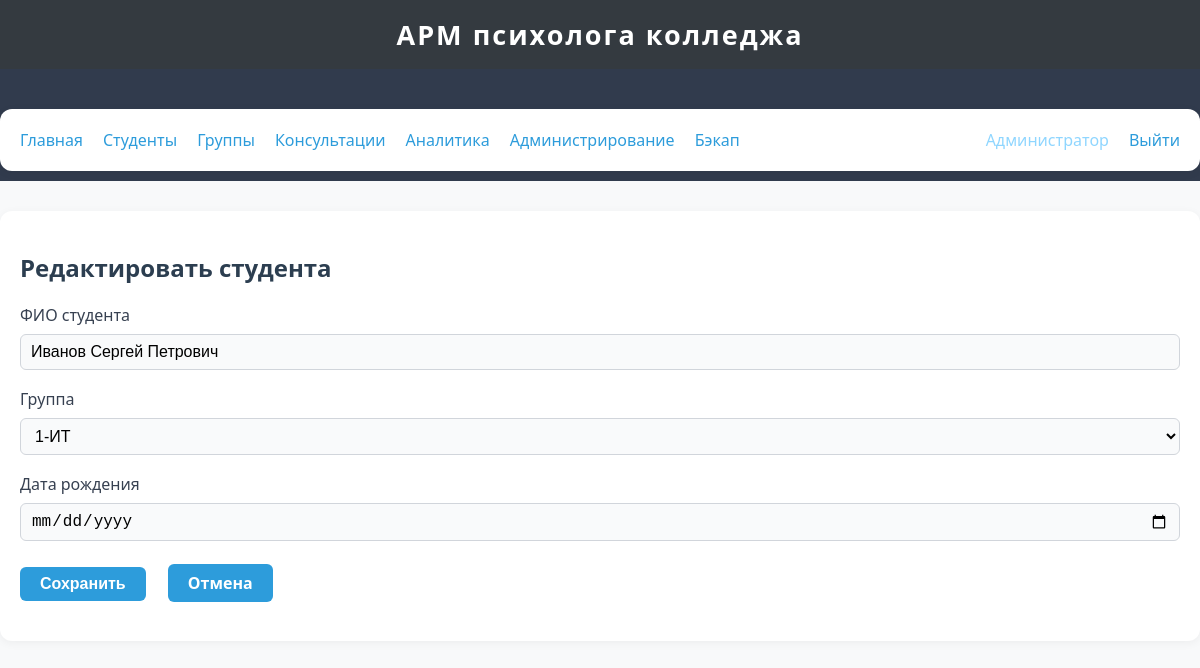
/students/edit/1 (signed in), run on the app's committed database.
### app/models.py (models this page shows, shortened)
class User(db.Model, UserMixin):
    __tablename__ = 'users'
    id = db.Column(db.Integer, primary_key=True)
    username = db.Column(db.String(64), unique=True, nullable=False)
    password_hash = db.Column(db.String(128), nullable=False)
    role = db.Column(db.String(16), nullable=False, default='psychologist')  # 'psychologist' or 'admin'
    full_name = db.Column(db.String(128), nullable=True)

class Student(db.Model):
    __tablename__ = 'students'
    id = db.Column(db.Integer, primary_key=True)
    full_name = db.Column(db.String(128), nullable=False)
    group_id = db.Column(db.Integer, db.ForeignKey('groups.id'), nullable=True)
    date_of_birth = db.Column(db.Date, nullable=True)
    consultations = db.relationship('Consultation', backref='student', lazy=True)

### app/routes/students.py (the view, shortened to what this page needs)
@students_bp.route('/edit/<int:student_id>', methods=['GET', 'POST'])
@login_required
def edit_student(student_id):
    student = Student.query.get_or_404(student_id)
    form = StudentForm(obj=student)
    groups = Group.query.all()
    form.group_id.choices = [(0, '-')] + [(g.id, g.name) for g in groups]
    return render_template('students/add_edit.html', form=form, edit=True)

### app/forms.py
class StudentForm(FlaskForm):
    full_name = StringField('ФИО студента', validators=[DataRequired(), Length(1, 128)])
    group_id = SelectField('Группа', coerce=int, validators=[Optional()])
    date_of_birth = DateField('Дата рождения', format='%Y-%m-%d', validators=[Optional()])
    submit = SubmitField('Сохранить')

### app/templates/students/add_edit.html (shortened to what this page needs)
{% extends 'base.html' %}
{% block content %}
<h2>{% if edit %}Редактировать студента{% else %}Добавить студента{% endif %}</h2>
<form method="post" novalidate>
    <div class="form-row">
        {{ form.full_name.label }}
        {{ form.full_name(class_="form-control") }}
    </div>
    <div class="form-row">
        {{ form.group_id.label }}
        {{ form.group_id(class_="form-control") }}
    </div>
    <div class="form-row">
        {{ form.date_of_birth.label }}
        {{ form.date_of_birth(class_="form-control") }}
    </div>
    <div style="margin-top:18px;">
        {{ form.submit(class_="btn btn-primary") }}
        <a href="{{ url_for('students.list_students') }}" class="btn" style="margin-left:18px;">Отмена</a>
    </div>
</form>
{% endblock %}

### app/templates/base.html (shortened to what this page needs)
<!DOCTYPE html>
<html lang="ru">
<head>
    <link rel="stylesheet" href="{{ url_for('static', filename='css/style.css') }}">
</head>
<body>
    <header>
        <div style="font-size:1.3em; font-weight:600;">АРМ психолога колледжа</div>
    </header>
    <nav style="background:#313b4d; padding:10px 0;">
        <div class="container" style="display:flex;gap:20px;align-items:center;">
            <a href="{{ url_for('index') }}">Главная</a>
            <a href="{{ url_for('students.list_students') }}">Студенты</a>
            <a href="{{ url_for('groups.list_groups') }}">Группы</a>
            <a href="{{ url_for('consultations.list_consultations') }}">Консультации</a>
            <a href="{{ url_for('analytics.overview') }}">Аналитика</a>
            {% if current_user.is_authenticated and current_user.role == 'admin' %}
                <a href="{{ url_for('admin.users') }}">Администрирование</a>
                <a href="{{ url_for('backup.backup_page') }}">Бэкап</a>
            {% endif %}
            {% if current_user.is_authenticated %}
                <span style="color:#8fd6ff;font-weight:500;">{{ current_user.full_name or current_user.username }}</span>
                <a href="{{ url_for('auth.logout') }}">Выйти</a>
            {% else %}
                <a href="{{ url_for('auth.login') }}">Войти</a>
            {% endif %}
        </div>
    </nav>
    <div class="container">
        {% block content %}
        {% endblock %}
    </div>
</body>
</html>

### app/static/css/style.css (style rules this page uses)
body { background: #f8f9fa; font-family: "Segoe UI", Arial, sans-serif; font-size: 16px; margin: 0; padding: 0; }
header, nav, .navbar, .sidebar { background: #343a40; color: #fff; }
header { padding: 16px 0; text-align: center; font-size: 1.3em; letter-spacing: 2px; }
.container { max-width: 1200px; margin: 30px auto 0 auto; padding: 20px; background: #fff; border-radius: 12px; box-shadow: 0 2px 10px rgba(0,0,0,0.05); }
h1, h2, h3 { color: #2c3e50; font-weight: 600; }
form { margin: 20px 0; }
.form-group, .form-row { margin-bottom: 18px; }
label { display: block; margin-bottom: 6px; font-weight: 500; color: #374151; }
input[type="text"], input[type="password"], input[type="date"], input[type="datetime-local"], select, textarea { width: 100%; padding: 8px 10px; font-size: 1em; border: 1px solid #d1d5db; border-radius: 6px; outline: none; background: #f9fafb; box-sizing: border-box; margin-top: 2px; }
button, .btn { background: #2d9cdb; color: #fff; border: none; border-radius: 6px; padding: 8px 20px; font-size: 1em; font-weight: 600; cursor: pointer; transition: background 0.15s; margin-top: 8px; }
a { color: #2d9cdb; text-decoration: none; transition: color 0.17s; }

### data on the page
User: full_name "Администратор"
Student: full_name "Иванов Сергей Петрович", group_id "1-ИТ"
